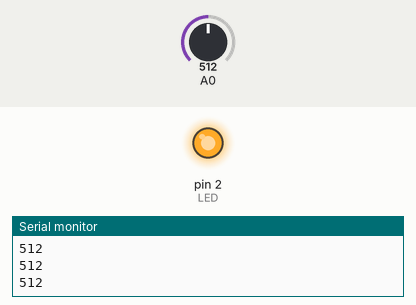
Bench run of a sketch on a simulated Arduino Uno, built with avr-gcc and run on an emulated ATmega328P. Shown: output pins drawn as LEDs (lit = HIGH), the last lines printed to the serial monitor. The test bench sets the inputs (shaded band); at power-on: A0 = 512.

Above: at 1.2 s.
1.3 s: A0 set to 418
2.8 s: A0 set to 387
At 3.1 s:
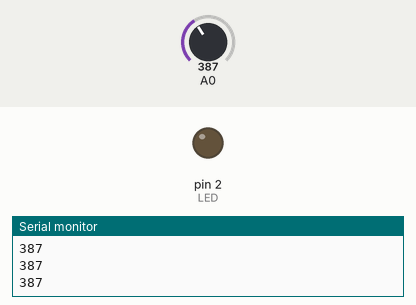
4.3 s: A0 set to 410
At 5.5 s:
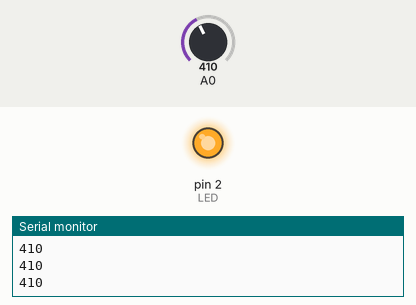
5.8 s: A0 set to 390
At 6.9 s:
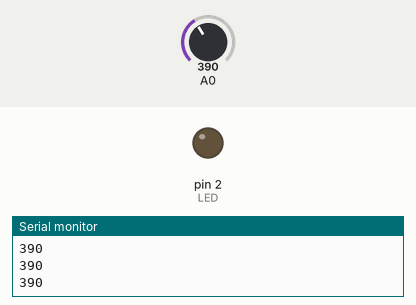
Timing chart, 0 to 8.3 s (numbered marks = the images above; inputs shaded):
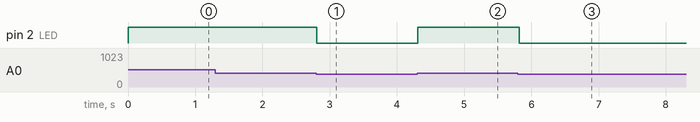

Measured:
- the behaviour switches between 401 and 400 on A0 (found by bisection; images 0 and 1)
- after the input at 2.8 s, pin 2 (LED): HIGH → LOW at once
- after the input at 4.3 s, pin 2 (LED): LOW → HIGH at once
- after the input at 5.8 s, pin 2 (LED): HIGH → LOW at once

The sketch:

sketch.ino
```cpp
// the setup routine runs once when you press reset:
int LED = 2;
void setup() {
  // initialize serial communication at 9600 bits per second:
  Serial.begin(9600);
  pinMode(LED, OUTPUT);
}

// the loop routine runs over and over again forever:
void loop() {
  // read the input on analog pin 0:
  int knobValue = analogRead(A0);
   // print out the value you read:
  Serial.println(knobValue);
 if (knobValue > 400)
  {
    digitalWrite(LED, HIGH); //turn LED on
  }
  else
  {
    digitalWrite(LED, LOW); //Turn LED off, keep it off
  }

  delay(100); //small delay in between reads for stability
}
```
